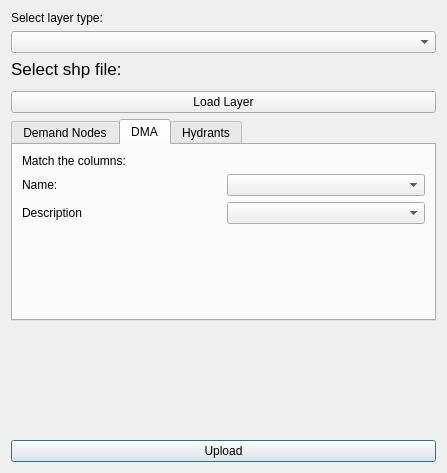
<?xml version="1.0" encoding="UTF-8"?>
<ui version="4.0">
 <class>WateringShpImport</class>
 <widget class="QDialog" name="WateringShpImport">
  <property name="windowModality">
   <enum>Qt::ApplicationModal</enum>
  </property>
  <property name="geometry">
   <rect>
    <x>0</x>
    <y>0</y>
    <width>447</width>
    <height>473</height>
   </rect>
  </property>
  <property name="windowTitle">
   <string>Watering SHP Import</string>
  </property>
  <layout class="QGridLayout" name="gridLayout">
   <item row="3" column="0">
    <widget class="QgsFileWidget" name="newSHPDirectory">
     <property name="maximumSize">
      <size>
       <width>16777215</width>
       <height>23</height>
      </size>
     </property>
    </widget>
   </item>
   <item row="5" column="0">
    <widget class="QTabWidget" name="TabWidget">
     <property name="enabled">
      <bool>true</bool>
     </property>
     <property name="currentIndex">
      <number>1</number>
     </property>
     <property name="tabBarAutoHide">
      <bool>false</bool>
     </property>
     <widget class="QWidget" name="DemandPage" native="true">
      <attribute name="title">
       <string>Demand Nodes</string>
      </attribute>
      <layout class="QGridLayout" name="gridLayout_2">
       <item row="1" column="1">
        <widget class="QComboBox" name="nameComboBox"/>
       </item>
       <item row="2" column="1">
        <widget class="QComboBox" name="descriptionComboBox"/>
       </item>
       <item row="3" column="1">
        <widget class="QComboBox" name="zComboBox"/>
       </item>
       <item row="4" column="0">
        <widget class="QLabel" name="demandLabel">
         <property name="text">
          <string>Base Demand:</string>
         </property>
        </widget>
       </item>
       <item row="1" column="0">
        <widget class="QLabel" name="nameLabel">
         <property name="text">
          <string>Name:</string>
         </property>
        </widget>
       </item>
       <item row="0" column="0">
        <widget class="QLabel" name="matchLabel">
         <property name="text">
          <string>Match the columns:</string>
         </property>
        </widget>
       </item>
       <item row="4" column="1">
        <widget class="QComboBox" name="demandComboBox"/>
       </item>
       <item row="2" column="0">
        <widget class="QLabel" name="descriptionLabel">
         <property name="text">
          <string>Description:</string>
         </property>
        </widget>
       </item>
       <item row="3" column="0">
        <widget class="QLabel" name="zLabel">
         <property name="text">
          <string>Z:</string>
         </property>
        </widget>
       </item>
       <item row="5" column="0">
        <widget class="QLabel" name="emitterLabel">
         <property name="text">
          <string>Emitter Coefficient:</string>
         </property>
        </widget>
       </item>
       <item row="5" column="1">
        <widget class="QComboBox" name="emitterComboBox"/>
       </item>
      </layout>
     </widget>
     <widget class="QWidget" name="DMAPage">
      <attribute name="title">
       <string>DMA</string>
      </attribute>
      <layout class="QGridLayout" name="gridLayout_3">
       <item row="1" column="1">
        <widget class="QComboBox" name="nameDMAcomboBox"/>
       </item>
       <item row="2" column="1">
        <widget class="QComboBox" name="descriptionDMAcomboBox"/>
       </item>
       <item row="2" column="0">
        <widget class="QLabel" name="label_2">
         <property name="text">
          <string>Description</string>
         </property>
        </widget>
       </item>
       <item row="1" column="0">
        <widget class="QLabel" name="label">
         <property name="text">
          <string>Name:</string>
         </property>
        </widget>
       </item>
       <item row="0" column="0">
        <widget class="QLabel" name="label_3">
         <property name="text">
          <string>Match the columns:</string>
         </property>
        </widget>
       </item>
       <item row="3" column="0">
        <spacer name="verticalSpacer_2">
         <property name="orientation">
          <enum>Qt::Vertical</enum>
         </property>
         <property name="sizeHint" stdset="0">
          <size>
           <width>20</width>
           <height>40</height>
          </size>
         </property>
        </spacer>
       </item>
      </layout>
     </widget>
     <widget class="QWidget" name="hydrantsPage">
      <attribute name="title">
       <string>Hydrants</string>
      </attribute>
     </widget>
    </widget>
   </item>
   <item row="1" column="0">
    <widget class="QComboBox" name="LayerTypeCBox">
     <property name="maximumSize">
      <size>
       <width>16777215</width>
       <height>32</height>
      </size>
     </property>
    </widget>
   </item>
   <item row="9" column="0">
    <widget class="QPushButton" name="uploadShpFile">
     <property name="text">
      <string>Upload</string>
     </property>
    </widget>
   </item>
   <item row="0" column="0">
    <widget class="QLabel" name="LayerTypeLabel">
     <property name="maximumSize">
      <size>
       <width>16777215</width>
       <height>23</height>
      </size>
     </property>
     <property name="text">
      <string>Select layer type:</string>
     </property>
    </widget>
   </item>
   <item row="2" column="0">
    <widget class="QLabel" name="selectFileLabel">
     <property name="maximumSize">
      <size>
       <width>16777215</width>
       <height>24</height>
      </size>
     </property>
     <property name="font">
      <font>
       <pointsize>13</pointsize>
       <weight>50</weight>
       <bold>false</bold>
      </font>
     </property>
     <property name="text">
      <string>Select shp file:</string>
     </property>
    </widget>
   </item>
   <item row="8" column="0">
    <spacer name="verticalSpacer">
     <property name="orientation">
      <enum>Qt::Vertical</enum>
     </property>
     <property name="sizeHint" stdset="0">
      <size>
       <width>20</width>
       <height>40</height>
      </size>
     </property>
    </spacer>
   </item>
   <item row="4" column="0">
    <widget class="QPushButton" name="loadLayerButton">
     <property name="text">
      <string>Load Layer</string>
     </property>
    </widget>
   </item>
  </layout>
 </widget>
 <customwidgets>
  <customwidget>
   <class>QgsFileWidget</class>
   <extends>QWidget</extends>
   <header>qgsfilewidget.h</header>
  </customwidget>
 </customwidgets>
 <resources/>
 <connections/>
</ui>
